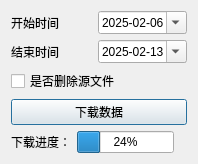
<?xml version="1.0" encoding="UTF-8"?>
<ui version="4.0">
 <class>DataDownload</class>
 <widget class="QDialog" name="DataDownload">
  <property name="geometry">
   <rect>
    <x>0</x>
    <y>0</y>
    <width>198</width>
    <height>141</height>
   </rect>
  </property>
  <property name="windowTitle">
   <string>Dialog</string>
  </property>
  <layout class="QGridLayout" name="gridLayout">
   <item row="0" column="0">
    <widget class="QLabel" name="lab_starttime">
     <property name="text">
      <string>开始时间</string>
     </property>
    </widget>
   </item>
   <item row="0" column="1">
    <widget class="QDateEdit" name="date_start">
     <property name="alignment">
      <set>Qt::AlignCenter</set>
     </property>
     <property name="displayFormat">
      <string>yyyy-MM-dd</string>
     </property>
     <property name="calendarPopup">
      <bool>true</bool>
     </property>
     <property name="date">
      <date>
       <year>2025</year>
       <month>2</month>
       <day>6</day>
      </date>
     </property>
    </widget>
   </item>
   <item row="1" column="0">
    <widget class="QLabel" name="lab_endtime">
     <property name="text">
      <string>结束时间</string>
     </property>
    </widget>
   </item>
   <item row="1" column="1">
    <widget class="QDateEdit" name="date_end">
     <property name="alignment">
      <set>Qt::AlignCenter</set>
     </property>
     <property name="displayFormat">
      <string>yyyy-MM-dd</string>
     </property>
     <property name="calendarPopup">
      <bool>true</bool>
     </property>
     <property name="date">
      <date>
       <year>2025</year>
       <month>2</month>
       <day>13</day>
      </date>
     </property>
    </widget>
   </item>
   <item row="2" column="0" colspan="2">
    <widget class="QCheckBox" name="check_enabledelete">
     <property name="text">
      <string>是否删除源文件</string>
     </property>
    </widget>
   </item>
   <item row="3" column="0" colspan="2">
    <widget class="QPushButton" name="btn_download">
     <property name="text">
      <string>下载数据</string>
     </property>
    </widget>
   </item>
   <item row="4" column="0" colspan="2">
    <widget class="QWidget" name="widget" native="true">
     <property name="sizePolicy">
      <sizepolicy hsizetype="Preferred" vsizetype="Fixed">
       <horstretch>0</horstretch>
       <verstretch>0</verstretch>
      </sizepolicy>
     </property>
     <layout class="QHBoxLayout" name="horizontalLayout">
      <property name="leftMargin">
       <number>0</number>
      </property>
      <property name="topMargin">
       <number>0</number>
      </property>
      <property name="rightMargin">
       <number>0</number>
      </property>
      <property name="bottomMargin">
       <number>0</number>
      </property>
      <item>
       <widget class="QLabel" name="lab_progress">
        <property name="text">
         <string>下载进度：</string>
        </property>
       </widget>
      </item>
      <item>
       <widget class="QProgressBar" name="progressBar">
        <property name="value">
         <number>24</number>
        </property>
        <property name="alignment">
         <set>Qt::AlignCenter</set>
        </property>
        <property name="textDirection">
         <enum>QProgressBar::TopToBottom</enum>
        </property>
       </widget>
      </item>
      <item>
       <widget class="QLabel" name="lab_info">
        <property name="sizePolicy">
         <sizepolicy hsizetype="Minimum" vsizetype="Fixed">
          <horstretch>0</horstretch>
          <verstretch>0</verstretch>
         </sizepolicy>
        </property>
        <property name="text">
         <string/>
        </property>
       </widget>
      </item>
     </layout>
    </widget>
   </item>
  </layout>
 </widget>
 <resources/>
 <connections/>
</ui>
